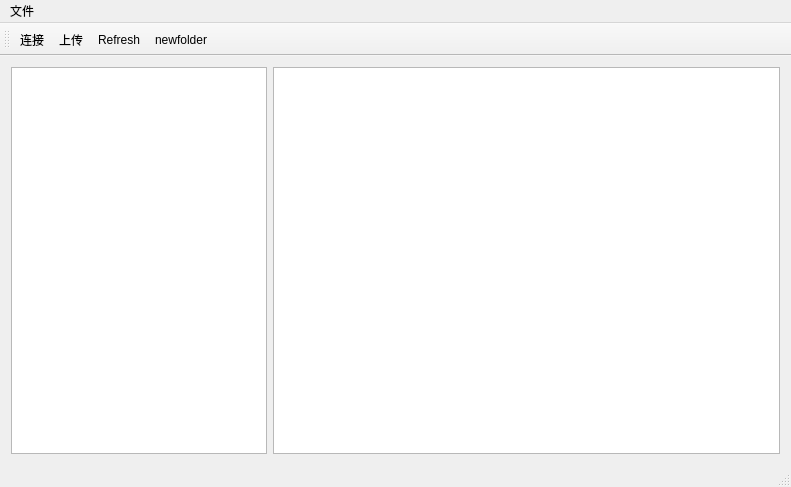
<?xml version="1.0" encoding="UTF-8"?>
<ui version="4.0">
 <class>MainWindow</class>
 <widget class="QMainWindow" name="MainWindow">
  <property name="geometry">
   <rect>
    <x>0</x>
    <y>0</y>
    <width>791</width>
    <height>487</height>
   </rect>
  </property>
  <property name="windowTitle">
   <string>MainWindow</string>
  </property>
  <widget class="QWidget" name="centralWidget">
   <layout class="QHBoxLayout" name="horizontalLayout">
    <item>
     <widget class="QTextEdit" name="textEdit">
      <property name="sizePolicy">
       <sizepolicy hsizetype="Fixed" vsizetype="Expanding">
        <horstretch>0</horstretch>
        <verstretch>0</verstretch>
       </sizepolicy>
      </property>
      <property name="minimumSize">
       <size>
        <width>200</width>
        <height>0</height>
       </size>
      </property>
      <property name="font">
       <font>
        <family>Consolas</family>
       </font>
      </property>
     </widget>
    </item>
    <item>
     <widget class="QGraphicsView" name="graphicsView"/>
    </item>
   </layout>
  </widget>
  <widget class="QMenuBar" name="menuBar">
   <property name="geometry">
    <rect>
     <x>0</x>
     <y>0</y>
     <width>791</width>
     <height>23</height>
    </rect>
   </property>
   <widget class="QMenu" name="menu">
    <property name="title">
     <string>文件</string>
    </property>
    <addaction name="action_connect"/>
    <addaction name="separator"/>
    <addaction name="action_2"/>
   </widget>
   <addaction name="menu"/>
  </widget>
  <widget class="QToolBar" name="mainToolBar">
   <attribute name="toolBarArea">
    <enum>TopToolBarArea</enum>
   </attribute>
   <attribute name="toolBarBreak">
    <bool>false</bool>
   </attribute>
   <addaction name="action_4"/>
   <addaction name="action"/>
   <addaction name="actionRefresh"/>
   <addaction name="actionNewfolder"/>
  </widget>
  <widget class="QStatusBar" name="statusBar"/>
  <action name="action_connect">
   <property name="text">
    <string>连接(connect)</string>
   </property>
  </action>
  <action name="action_2">
   <property name="text">
    <string>退出</string>
   </property>
  </action>
  <action name="action">
   <property name="icon">
    <iconset resource="images.qrc">
     <normaloff>:/images/images/Upload.png</normaloff>:/images/images/Upload.png</iconset>
   </property>
   <property name="text">
    <string>上传</string>
   </property>
  </action>
  <action name="action_4">
   <property name="icon">
    <iconset resource="images.qrc">
     <normaloff>:/images/images/connect.png</normaloff>:/images/images/connect.png</iconset>
   </property>
   <property name="text">
    <string>连接</string>
   </property>
   <property name="toolTip">
    <string>connect</string>
   </property>
  </action>
  <action name="actionRefresh">
   <property name="icon">
    <iconset resource="images.qrc">
     <normaloff>:/images/images/Refresh.png</normaloff>:/images/images/Refresh.png</iconset>
   </property>
   <property name="text">
    <string>Refresh</string>
   </property>
   <property name="toolTip">
    <string>Refresh</string>
   </property>
  </action>
  <action name="actionNewfolder">
   <property name="icon">
    <iconset resource="images.qrc">
     <normaloff>:/images/images/NewFolder.png</normaloff>:/images/images/NewFolder.png</iconset>
   </property>
   <property name="text">
    <string>newfolder</string>
   </property>
   <property name="toolTip">
    <string>add folder</string>
   </property>
  </action>
 </widget>
 <layoutdefault spacing="6" margin="11"/>
 <resources>
  <include location="images.qrc"/>
 </resources>
 <connections>
  <connection>
   <sender>action_4</sender>
   <signal>triggered()</signal>
   <receiver>MainWindow</receiver>
   <slot>onLogin()</slot>
   <hints>
    <hint type="sourcelabel">
     <x>-1</x>
     <y>-1</y>
    </hint>
    <hint type="destinationlabel">
     <x>395</x>
     <y>243</y>
    </hint>
   </hints>
  </connection>
  <connection>
   <sender>action</sender>
   <signal>triggered()</signal>
   <receiver>MainWindow</receiver>
   <slot>onUpload()</slot>
   <hints>
    <hint type="sourcelabel">
     <x>-1</x>
     <y>-1</y>
    </hint>
    <hint type="destinationlabel">
     <x>395</x>
     <y>243</y>
    </hint>
   </hints>
  </connection>
  <connection>
   <sender>actionRefresh</sender>
   <signal>triggered()</signal>
   <receiver>MainWindow</receiver>
   <slot>onRefreshWindow()</slot>
   <hints>
    <hint type="sourcelabel">
     <x>-1</x>
     <y>-1</y>
    </hint>
    <hint type="destinationlabel">
     <x>395</x>
     <y>243</y>
    </hint>
   </hints>
  </connection>
 </connections>
 <slots>
  <slot>onLogin()</slot>
  <slot>onBack()</slot>
  <slot>onUpload()</slot>
  <slot>onRefreshWindow()</slot>
 </slots>
</ui>
